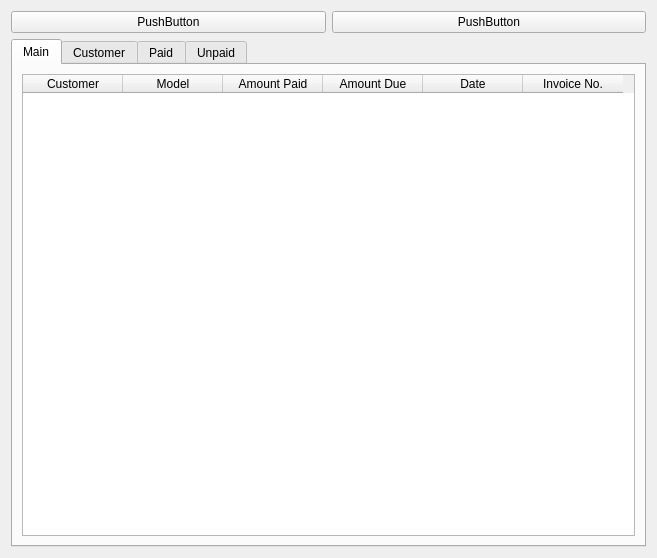
<?xml version="1.0" encoding="UTF-8"?>
<ui version="4.0">
 <class>MainWindow</class>
 <widget class="QWidget" name="MainWindow">
  <property name="geometry">
   <rect>
    <x>0</x>
    <y>0</y>
    <width>657</width>
    <height>558</height>
   </rect>
  </property>
  <property name="windowTitle">
   <string>Main</string>
  </property>
  <layout class="QGridLayout" name="gridLayout">
   <item row="0" column="0">
    <layout class="QHBoxLayout" name="horizontalLayout">
     <item>
      <widget class="QPushButton" name="pushButton_2">
       <property name="text">
        <string>PushButton</string>
       </property>
      </widget>
     </item>
     <item>
      <widget class="QPushButton" name="pushButton">
       <property name="text">
        <string>PushButton</string>
       </property>
      </widget>
     </item>
    </layout>
   </item>
   <item row="1" column="0">
    <widget class="QTabWidget" name="tabWidget">
     <property name="currentIndex">
      <number>0</number>
     </property>
     <widget class="QWidget" name="tab">
      <attribute name="title">
       <string>Main</string>
      </attribute>
      <layout class="QGridLayout" name="gridLayout_2">
       <item row="0" column="0">
        <widget class="QTableWidget" name="tableWidget">
         <property name="showGrid">
          <bool>true</bool>
         </property>
         <column>
          <property name="text">
           <string>Customer</string>
          </property>
         </column>
         <column>
          <property name="text">
           <string>Model</string>
          </property>
         </column>
         <column>
          <property name="text">
           <string>Amount Paid</string>
          </property>
         </column>
         <column>
          <property name="text">
           <string>Amount Due</string>
          </property>
         </column>
         <column>
          <property name="text">
           <string>Date</string>
          </property>
         </column>
         <column>
          <property name="text">
           <string>Invoice No.</string>
          </property>
         </column>
        </widget>
       </item>
      </layout>
     </widget>
     <widget class="QWidget" name="tab_4">
      <attribute name="title">
       <string>Customer</string>
      </attribute>
     </widget>
     <widget class="QWidget" name="tab_3">
      <attribute name="title">
       <string>Paid</string>
      </attribute>
     </widget>
     <widget class="QWidget" name="tab_2">
      <attribute name="title">
       <string>Unpaid</string>
      </attribute>
     </widget>
    </widget>
   </item>
  </layout>
 </widget>
 <resources/>
 <connections/>
</ui>
